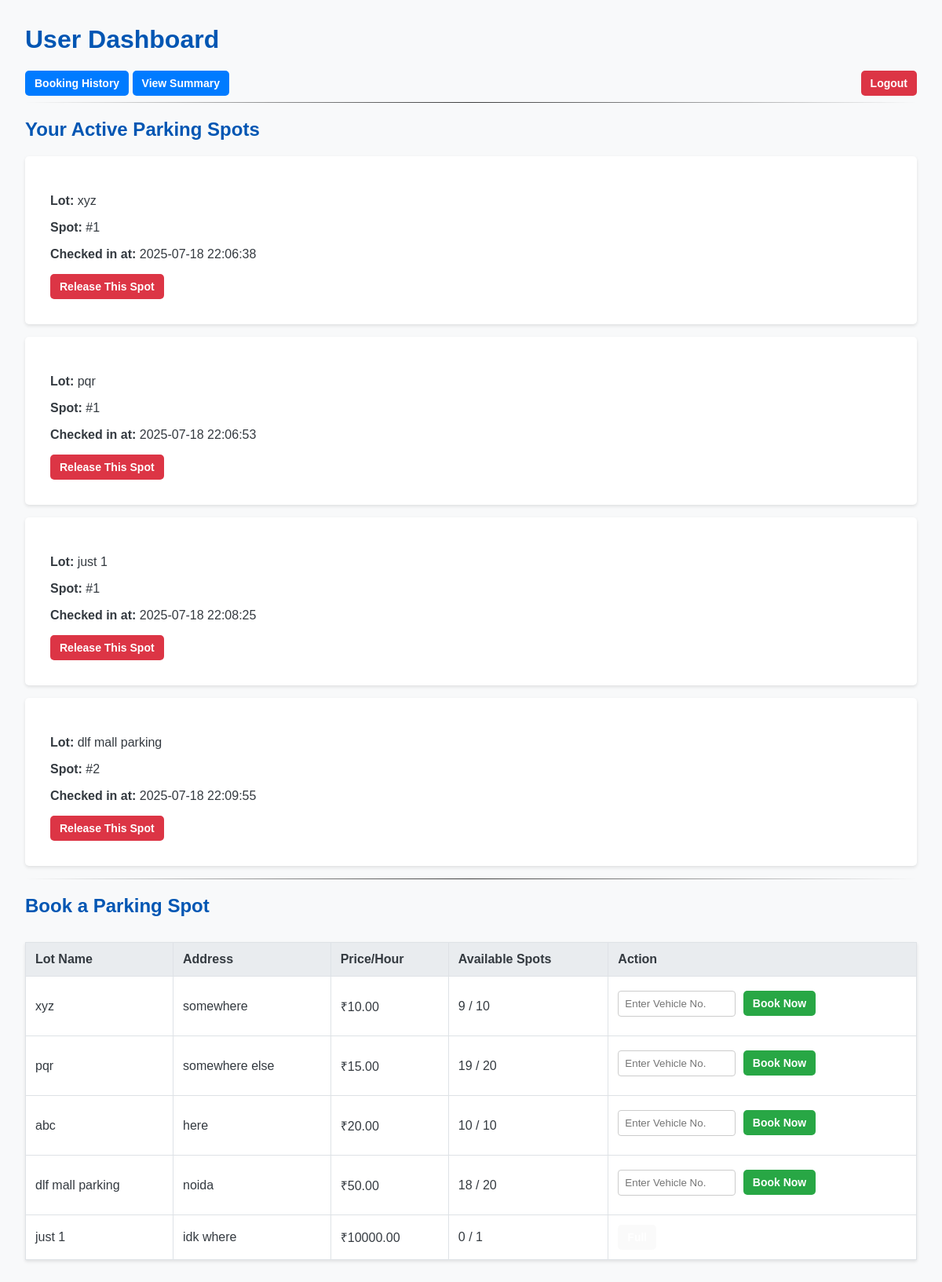
Before: /dashboard (signed in) with the older database file.
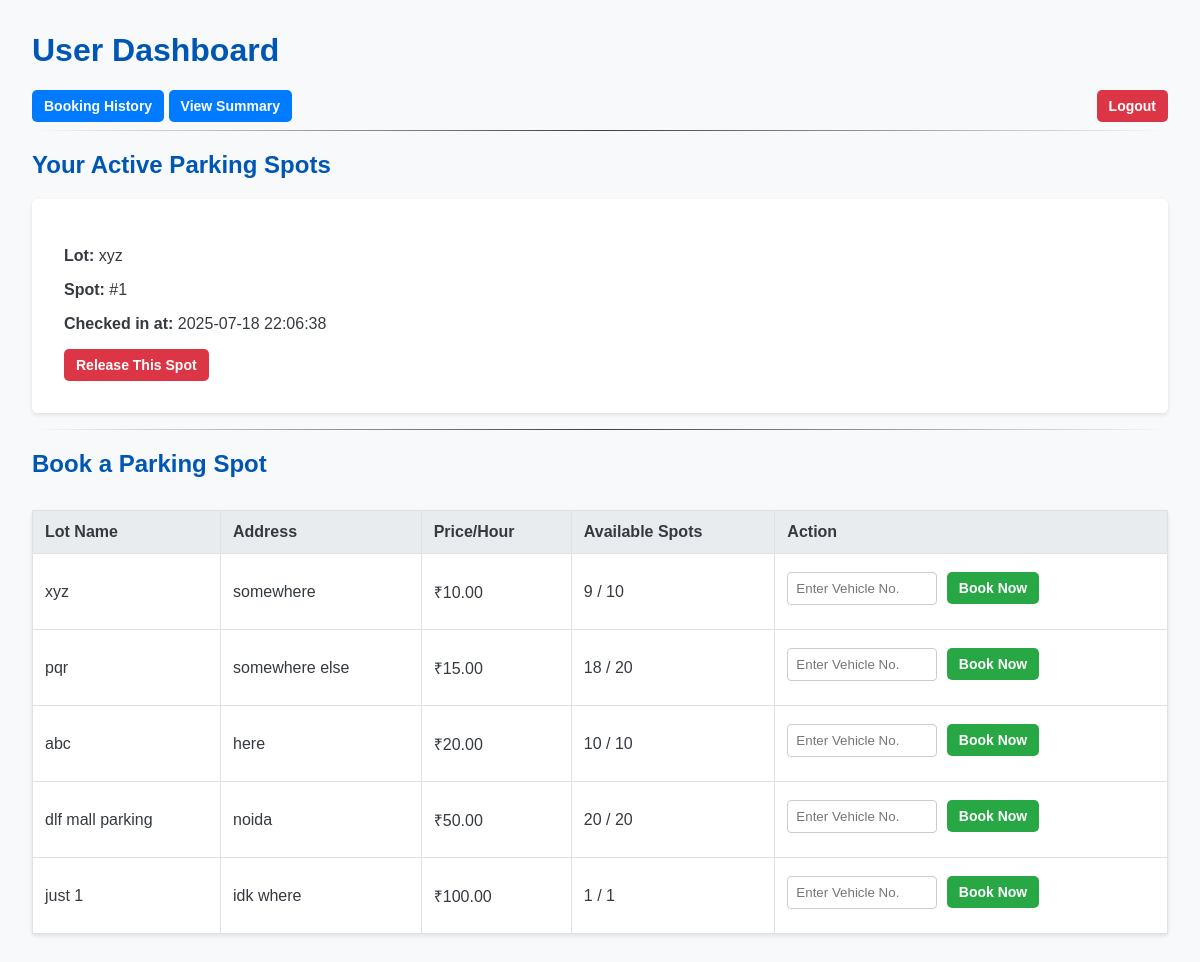
After: the same page with the newer database file.
### models/models.py (models this page shows)
class Booking(db.Model):
    __tablename__ = 'bookings'
    id = db.Column(db.Integer, primary_key=True)
    vehicle_number = db.Column(db.String(20), nullable=False)
    check_in_time = db.Column(db.DateTime, nullable=False, default=datetime.utcnow)
    check_out_time = db.Column(db.DateTime, nullable=True)
    total_cost = db.Column(db.Float, nullable=True)
    user_id = db.Column(db.Integer, db.ForeignKey('users.id'), nullable=False)
    spot_id = db.Column(db.Integer, db.ForeignKey('parking_spots.id'), nullable=False)

class ParkingLot(db.Model):
    __tablename__ = 'parking_lots'
    id = db.Column(db.Integer, primary_key=True)
    name = db.Column(db.String(100), nullable=False)
    address = db.Column(db.String(200), nullable=False)
    pincode = db.Column(db.String(10), nullable=False)
    price_per_hour = db.Column(db.Float, nullable=False)
    capacity = db.Column(db.Integer, nullable=False)
    spots = db.relationship('ParkingSpot', backref='parking_lot', lazy=True, cascade="all, delete-orphan")

class ParkingSpot(db.Model):
    __tablename__ = 'parking_spots'
    id = db.Column(db.Integer, primary_key=True)
    spot_number = db.Column(db.Integer, nullable=False)
    status = db.Column(db.String(1), default='A', nullable=False)
    lot_id = db.Column(db.Integer, db.ForeignKey('parking_lots.id'), nullable=False)
    bookings = db.relationship('Booking', backref='parking_spot', lazy=True)

### app.py (the view)
@app.route('/dashboard')
def user_dashboard():
    user_id = session.get('user_id')
    if not user_id:
        return redirect(url_for('login'))
    active_bookings = Booking.query.filter_by(user_id=user_id, check_out_time=None).all()
    lots = ParkingLot.query.all()
    for lot in lots:
        lot.available_spots = ParkingSpot.query.filter_by(lot_id=lot.id, status='A').count()
    return render_template('user_dashboard.html', lots=lots, active_bookings=active_bookings)

### templates/user_dashboard.html (shortened to what this page needs)
<!DOCTYPE html>
<html lang="en">
<head>
    <link rel="stylesheet" href="{{ url_for('static', filename='css/styles.css') }}">
</head>
<body>
    <h1>User Dashboard</h1>
    <div>
        <a href ="{{ url_for('user_history') }}" class="btn btn-primary">Booking History</a>
        <a href="{{ url_for('user_charts') }}" class="btn btn-primary">View Summary</a>
        <a href="{{ url_for('logout') }}" class="btn btn-danger" style="float:right;">Logout</a>
    </div>
    <hr>
    <h2>Your Active Parking Spots</h2>
    {% if active_bookings %}
        {% for booking in active_bookings %}
        <div class="card-form" style="margin-bottom: 1em;">
            <p><strong>Lot:</strong> {{ booking.parking_spot.parking_lot.name }}</p>
            <p><strong>Spot:</strong> #{{ booking.parking_spot.spot_number }}</p>
            <p><strong>Checked in at:</strong> {{ booking.check_in_time.strftime('%Y-%m-%d %H:%M:%S') }}</p>
            <form action="{{ url_for('release_spot', booking_id=booking.id) }}" method="POST">
                <button type="submit" class="btn btn-danger">Release This Spot</button>
            </form>
        </div>
        {% endfor %}
    {% else %}
        <p>You have no active parking spots.</p>
    {% endif %}
    <hr>
    <h2>Book a Parking Spot</h2>
    <table>
        <thead>
            <tr>
                <th>Lot Name</th>
                <th>Address</th>
                <th>Price/Hour</th>
                <th>Available Spots</th>
                <th>Action</th>
            </tr>
        </thead>
        <tbody>
            {% for lot in lots %}
            <tr>
                <td>{{ lot.name }}</td>
                <td>{{ lot.address }}</td>
                <td>₹{{ '%.2f'|format(lot.price_per_hour) }}</td>
                <td>{{ lot.available_spots }} / {{ lot.capacity }}</td>
                <td>
                    {% if lot.available_spots > 0 %}
                        <form action="{{ url_for('book_spot', lot_id=lot.id) }}" method="POST">
                            <input type="text" name="vehicle_number" placeholder="Enter Vehicle No." required style="width: 150px; display: inline-block; margin-right: 5px;">
                            <button type="submit" class="btn btn-success">Book Now</button>
                        </form>
                    {% else %}
                        <button class="btn" disabled>Full</button>
                    {% endif %}
                </td>
            </tr>
            {% endfor %}
        </tbody>
    </table>
</body>
</html>

Changed rows visible on the page:
no longer on this page (row edited): Booking: parking_spot.parking_lot.name "pqr", parking_spot.spot_number "1", check_in_time "2025-07-18 22:06:53"
no longer on this page (row edited): Booking: parking_spot.parking_lot.name "just 1", parking_spot.spot_number "1", check_in_time "2025-07-18 22:08:25"
no longer on this page (row edited): Booking: parking_spot.parking_lot.name "dlf mall parking", parking_spot.spot_number "2", check_in_time "2025-07-18 22:09:55"
computed for ParkingLot "pqr": available_spots "19" → "18"
computed for ParkingLot "dlf mall parking": available_spots "18" → "20"
changed ParkingLot "just 1": price_per_hour "10000.00" → "100.00"; available_spots "0" → "1"; now shows "Book Now"
